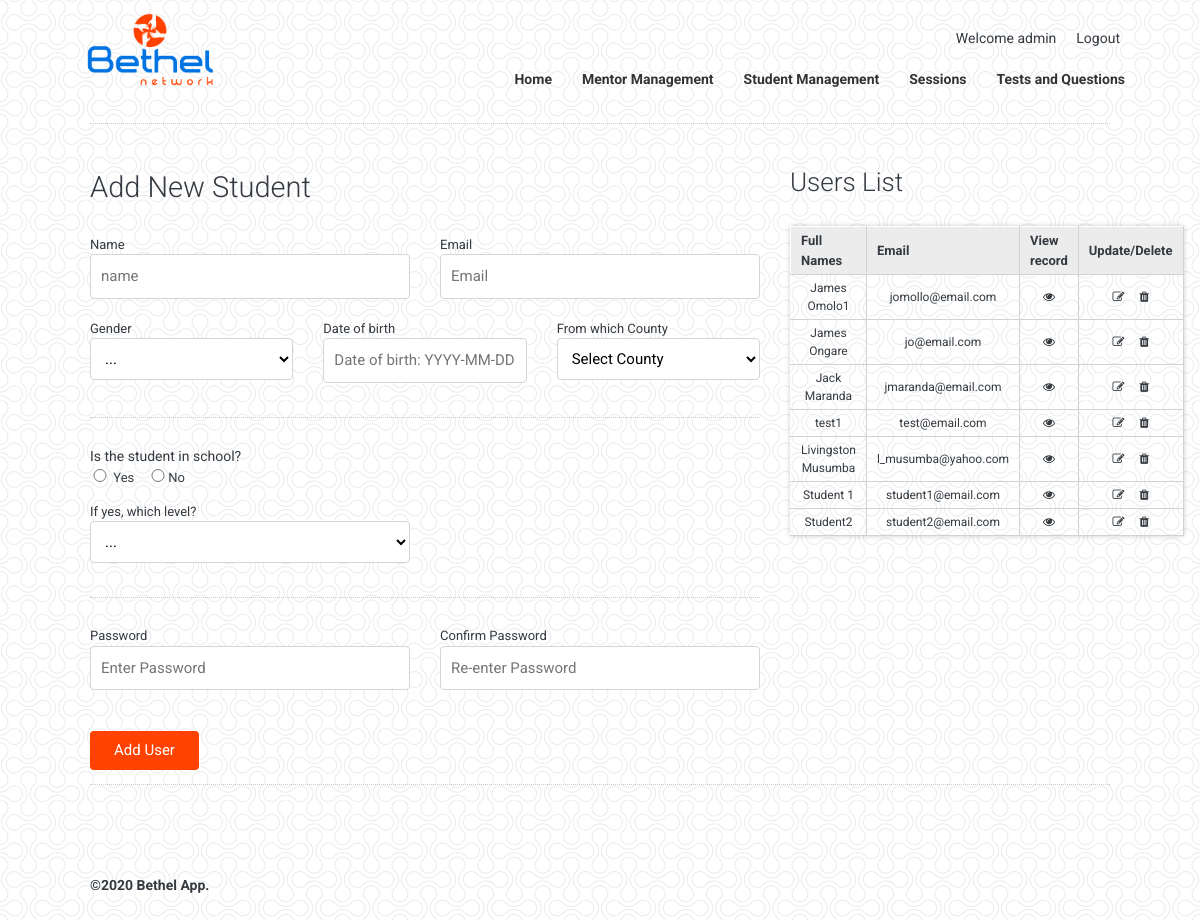
The app's page /manager/register-user.php (signed in) with its own data.
### tables this page shows
CREATE TABLE IF NOT EXISTS `djfk_manager_users` (
  `id` int(11) NOT NULL AUTO_INCREMENT,
  `usertype` text,
  `createdon` timestamp NULL DEFAULT CURRENT_TIMESTAMP,
  `username` char(50) DEFAULT NULL,
  `password` varchar(100) DEFAULT NULL,
  `lastlogintime` datetime DEFAULT NULL,
  PRIMARY KEY (`id`)
);

CREATE TABLE IF NOT EXISTS `djfk_user` (
  `id` int(11) NOT NULL AUTO_INCREMENT,
  `usercode` varchar(50) DEFAULT NULL,
  `username` char(50) DEFAULT NULL,
  `email` varchar(50) DEFAULT NULL,
  `password` varchar(500) NOT NULL,
  `dateofbirth` date DEFAULT NULL,
  `aboutme` text,
  `gender` char(50) DEFAULT NULL,
  `lastlogintime` datetime DEFAULT NULL,
  `avatar` char(50) DEFAULT 'placeholder.png',
  `levelon` int(11) DEFAULT '1',
  `tests_complete` int(10) DEFAULT '0',
  `county` char(50) DEFAULT NULL,
  `inschool` char(50) DEFAULT NULL,
  `schoollevel` char(50) DEFAULT NULL,
  `schoolname` char(50) DEFAULT NULL,
  `schoolloc` char(50) DEFAULT NULL,
  `progprev` char(50) DEFAULT NULL,
  `progby` char(50) DEFAULT NULL,
  `yesprogprev` char(100) DEFAULT NULL,
  `howdidyou` char(50) DEFAULT NULL,
  `user_type` char(50) DEFAULT NULL,
  `mentor` int(11) DEFAULT NULL,
  `shortname` varchar(50) DEFAULT NULL,
  PRIMARY KEY (`id`),
  UNIQUE KEY `email` (`email`)
);

### manager/config/_database/database.php (called while the page is built, shortened)
<?php
    $prefix = "djfk_";
?>

### manager/components/session-check.php (called while the page is built, shortened)
<?php
	require 'config/_database/database.php';
	$userid = $_SESSION['userid'];
?>

### manager/controllers/lists/userlist.php (the view, shortened to what this page needs)
<?php
$sqlx = "SELECT * FROM ".$prefix."user";
$resultx =  $conn->query($sqlx);
if($resultx->num_rows == 0){
		echo "<p>No Users Added!</p>";
}else{
	echo"<table id='datable' class='display'>
	<thead>
	<tr>
		<th>Full Names</th>
		<th>Email</th>
		<th>View record</th>
		<th>Update/Delete</th>
	</tr>
	</thead>
	<tbody>";
	while($rowx = $resultx->fetch_array()){
	echo "<tr>
			<td>".$rowx['username']."</td>
			<td>".$rowx['email']."</td>
			<td><a title='View' href='view-user.php?userid=".$rowx['id']."'><i class='fa fa-eye' aria-hidden='true'></i></a></td>
			<td><a title='Update' href='update-user.php?user=".$rowx['id']."'><i class='fa fa-edit' aria-hidden='true'></i></a> &nbsp;&nbsp;&nbsp;&nbsp;<a class='delete' title='Delete' href='components/deleteuser.php?user=".$rowx['id']."'><i class='fa fa-trash' aria-hidden='true'></i></a></td>
			</tr>";
	};
	echo "</tbody></table>";
}
?>

### manager/controllers/navigation/innernav.php
<?php
	$sqluder = "SELECT username FROM ".$prefix."manager_users WHERE id='$userid'";
	$result =  $conn->query($sqluder) or die(mysqli_error($conn));
	$rws =  $result->fetch_array();
 ?>
<header>
		<article>
			<div class="navholder">
				<div class="logo"><a href="#"><img src="assets/images/logo.png" /></a></div>
				<div class="navigation">
					<div class="topnav">
						<ul class="mainlinks">
							<li>Welcome <?php echo $rws["username"]; ?></li>
							<li><a href="components/logout.php">Logout</a></li>
						</ul>
					</div>
					<nav id="cssmenu">
						<ul>
							<li><a href="index.php">Home</a></li>
							<li><a href="register-mentor.php">Mentor Management</a></li>
							<li><a href="register-user.php">Student Management</a></li>
							<li><a href="create-course.php">Sessions</a></li>
							<li><a href="tests.php">Tests and Questions</a></li>
						</ul>
					</nav>
				</div>
			</div>
		</article>
	</header>
	<div class="container12"><article><hr /></article></div>

### manager/assets/css/menuscript.css (style rules this page uses)
#cssmenu, #cssmenu ul, #cssmenu ul li, #cssmenu ul li a, #cssmenu #menu-button { list-style: none; line-height: 1; display: block; position: relative; -webkit-box-sizing: border-box; -moz-box-sizing: border-box; box-sizing: border-box; }
#cssmenu:after, #cssmenu > ul:after { content: "."; display: block; clear: both; visibility: hidden; line-height: 0; height: 0; }
#cssmenu > ul > li { float: left; }

### manager/assets/css/style.css (style rules this page uses)
* { margin: 0; padding: 0 }
article, aside, details, figcaption, figure, footer, header, hgroup, menu, nav, section { display: block }
table { border-collapse: collapse; border-spacing: 0 }
fieldset, img { border: 0 }
address, caption, cite, dfn, th, var { font-style: normal; font-weight: normal }
caption, th { text-align: left }
html { overflow-y: scroll; }
body { font-family: 'Roboto', sans-serif; font-size:14px; color: #343a40; overflow: hidden; font-weight: 400; background:url(../images/double-bubble-outline.png) repeat fixed; position: relative; }
*, *:after, *:before { -webkit-box-sizing: border-box; -moz-box-sizing: border-box; box-sizing: border-box; }
a img { border: 0; }
a, a:link { text-decoration: none; color: inherit; -o-transition: all 0.3s ease-in-out; -webkit-transition: all 0.3s ease-in-out; -moz-transition: all 0.3s ease-in-out; transition: all 0.3s ease-in-out }
ul, ol { margin-bottom: 5px; }
ul, ol { margin-left: 20px; }
ul li { list-style-image:url(../images/bullet.jpg); }
table { margin-bottom: 50px; width: 100%; -moz-box-shadow: 0px 0px 5px rgba(0, 0, 0, .2); -webkit-box-shadow: 0px 0px 5px rgba(0, 0, 0, .2); border: 1px solid #cacaca; }
th { font-weight: bold; font-size: 13px; background: #ececec; border-bottom: 1px solid #e2e2e2; border-top: 1px solid #fefefe; border-left: 1px solid #fefefe; border-right: 1px solid #d2d2d2; border-bottom: 1px solid #d2d2d2; }
td { font-size: 12px; border-top: 1px solid #fff; border-right: 1px solid #d2d2d2; border-bottom: 1px solid #d2d2d2; border-left: 1px solid #fefefe; }
th, td, caption { padding: 4px 10px !important; }
td { text-align: center; }
td a { color: #BACB32; text-decoration: none; }
tr { -o-transition: all 0.3s ease-in-out; -webkit-transition: all 0.3s ease-in-out; -moz-transition: all 0.3s ease-in-out; transition: all 0.3s ease-in-out }
hr { margin-top: 1em;margin-bottom: 2em;border: 0; border-top-color: currentcolor; border-top-style: none; border-top-width: 0px; border-top: 1px dotted #ccc; }
.container12, footer { width:100%; float:left; position:relative; }
article { width:85%; margin:0px auto; }
header { width:100%; top:0px; left:0px; z-index: 1; }
header article { width: 90%; }
header .logo { width: 177px; margin-top: 10px; float: left; margin-left: 0em; }
header .logo img { width:100%; }
header .navigation { float: right; width: 60%; font-weight: 700; margin-top: 2em; }
header .navigation .topnav { float: right; width: auto; }
header .navigation .topnav .mainlinks { margin:0px; font-weight:400; }
header .navigation .topnav .mainlinks li { display:inline; list-style:none; padding-right:20px; float: left; }
header .navigation nav { float:right; width:100%; margin: 1em 0em; padding: 0; }
nav ul { list-style:none; float: right; margin: 0px; }
nav ul li { float:left; display:inline; }
nav ul li a { padding: 9px 15px; font-size: 14px; color:#333 !important; }

### records on screen
djfk_manager_users: username "admin"
djfk_user: username "James Omolo1", email "jomollo@email.com"
djfk_user: username "James Ongare", email "jo@email.com"
djfk_user: username "Jack Maranda", email "jmaranda@email.com"
djfk_user: username "test1", email "test@email.com"
djfk_user: username "Livingston Musumba", email "l_musumba@yahoo.com"
djfk_user: username "Student 1", email "student1@email.com"
djfk_user: username "Student2", email "student2@email.com"
